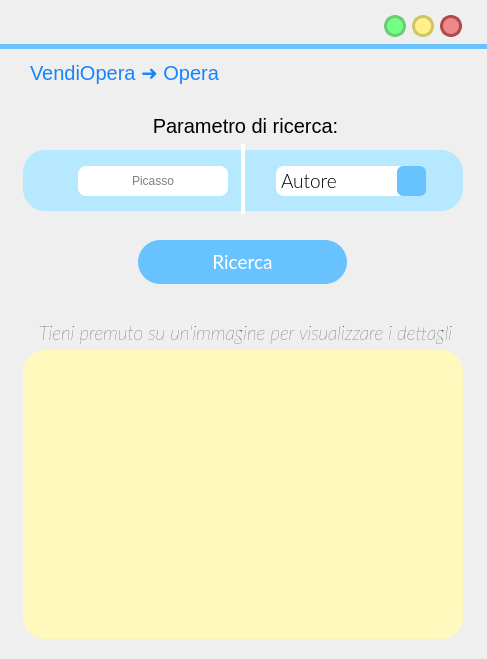
<?xml version="1.0" encoding="UTF-8"?>
<ui version="4.0">
 <class>MainWindow</class>
 <widget class="QMainWindow" name="MainWindow">
  <property name="geometry">
   <rect>
    <x>0</x>
    <y>0</y>
    <width>487</width>
    <height>659</height>
   </rect>
  </property>
  <property name="cursor">
   <cursorShape>ArrowCursor</cursorShape>
  </property>
  <property name="windowTitle">
   <string>MainWindow</string>
  </property>
  <property name="styleSheet">
   <string notr="true"/>
  </property>
  <widget class="QWidget" name="centralwidget">
   <widget class="QLabel" name="label">
    <property name="geometry">
     <rect>
      <x>0</x>
      <y>44</y>
      <width>641</width>
      <height>5</height>
     </rect>
    </property>
    <property name="styleSheet">
     <string notr="true">background-color:rgb(104, 194, 253);</string>
    </property>
    <property name="text">
     <string/>
    </property>
   </widget>
   <widget class="QLabel" name="label_2">
    <property name="geometry">
     <rect>
      <x>23</x>
      <y>150</y>
      <width>440</width>
      <height>61</height>
     </rect>
    </property>
    <property name="styleSheet">
     <string notr="true">left: 790px;
top: 159px;
width: 437px;
height: 650px;
line-height: 20px;
border-radius: 22px;
background-color: rgba(182, 233, 255, 255);
text-align: center;</string>
    </property>
    <property name="text">
     <string/>
    </property>
   </widget>
   <widget class="QPushButton" name="reduceButton">
    <property name="geometry">
     <rect>
      <x>384</x>
      <y>15</y>
      <width>22</width>
      <height>22</height>
     </rect>
    </property>
    <property name="sizePolicy">
     <sizepolicy hsizetype="Fixed" vsizetype="Fixed">
      <horstretch>0</horstretch>
      <verstretch>0</verstretch>
     </sizepolicy>
    </property>
    <property name="minimumSize">
     <size>
      <width>22</width>
      <height>22</height>
     </size>
    </property>
    <property name="maximumSize">
     <size>
      <width>24</width>
      <height>24</height>
     </size>
    </property>
    <property name="cursor">
     <cursorShape>PointingHandCursor</cursorShape>
    </property>
    <property name="styleSheet">
     <string notr="true">QPushButton{
 background-color:#76ff85;
 border-style: solid;
 border-radius:11px;
font: 18pt &quot;Candara&quot;;
border-color:#6bcc73;
border-width:3;
}

QPushButton::pressed{
	background-color : white;
	border-color:#6bcc73;
	border-width:3;
}
</string>
    </property>
    <property name="text">
     <string/>
    </property>
   </widget>
   <widget class="QPushButton" name="exitButton">
    <property name="geometry">
     <rect>
      <x>440</x>
      <y>15</y>
      <width>22</width>
      <height>22</height>
     </rect>
    </property>
    <property name="sizePolicy">
     <sizepolicy hsizetype="Fixed" vsizetype="Fixed">
      <horstretch>0</horstretch>
      <verstretch>0</verstretch>
     </sizepolicy>
    </property>
    <property name="minimumSize">
     <size>
      <width>22</width>
      <height>22</height>
     </size>
    </property>
    <property name="maximumSize">
     <size>
      <width>24</width>
      <height>24</height>
     </size>
    </property>
    <property name="cursor">
     <cursorShape>PointingHandCursor</cursorShape>
    </property>
    <property name="styleSheet">
     <string notr="true">QPushButton{
 background-color:#ee8888;
 border-style: solid;
 border-radius:11px;
font: 18pt &quot;Candara&quot;;
border-color:#ae4a4a;
border-width:3;
}

QPushButton::pressed{
	background-color : white;
	border-color:#ae4a4a;
	border-width:3;
}
</string>
    </property>
    <property name="text">
     <string/>
    </property>
   </widget>
   <widget class="QPushButton" name="maximizeButton">
    <property name="geometry">
     <rect>
      <x>412</x>
      <y>15</y>
      <width>22</width>
      <height>22</height>
     </rect>
    </property>
    <property name="sizePolicy">
     <sizepolicy hsizetype="Fixed" vsizetype="Fixed">
      <horstretch>0</horstretch>
      <verstretch>0</verstretch>
     </sizepolicy>
    </property>
    <property name="minimumSize">
     <size>
      <width>20</width>
      <height>20</height>
     </size>
    </property>
    <property name="maximumSize">
     <size>
      <width>24</width>
      <height>24</height>
     </size>
    </property>
    <property name="cursor">
     <cursorShape>PointingHandCursor</cursorShape>
    </property>
    <property name="styleSheet">
     <string notr="true">QPushButton{
 background-color:#fff08c	;
 border-style: solid;
 border-radius:11px;
font: 18pt &quot;Candara&quot;;
border-color:#ccc664;
border-width:3;
}

QPushButton::pressed{
	background-color : white;
	border-color:#ccc664;
	border-width:3;
}
</string>
    </property>
    <property name="text">
     <string/>
    </property>
   </widget>
   <widget class="QLabel" name="label_11">
    <property name="geometry">
     <rect>
      <x>39</x>
      <y>163</y>
      <width>34</width>
      <height>34</height>
     </rect>
    </property>
    <property name="autoFillBackground">
     <bool>false</bool>
    </property>
    <property name="styleSheet">
     <string notr="true">background-color: rgba(255, 255, 255,0);</string>
    </property>
    <property name="text">
     <string/>
    </property>
    <property name="pixmap">
     <pixmap resource="res/res.qrc">:/icons/search_FILL1_wght600_GRAD200_opsz48_risultato.png</pixmap>
    </property>
    <property name="scaledContents">
     <bool>true</bool>
    </property>
   </widget>
   <widget class="QLabel" name="previousButton">
    <property name="geometry">
     <rect>
      <x>424</x>
      <y>57</y>
      <width>36</width>
      <height>36</height>
     </rect>
    </property>
    <property name="font">
     <font>
      <family>Lato Light</family>
      <pointsize>20</pointsize>
      <weight>50</weight>
      <italic>false</italic>
      <bold>false</bold>
     </font>
    </property>
    <property name="cursor">
     <cursorShape>PointingHandCursor</cursorShape>
    </property>
    <property name="autoFillBackground">
     <bool>false</bool>
    </property>
    <property name="styleSheet">
     <string notr="true">background-color: rgba(255, 255, 255,0);</string>
    </property>
    <property name="text">
     <string/>
    </property>
    <property name="pixmap">
     <pixmap resource="res/res.qrc">:/icons/arrow_back_FILL1_wght700_GRAD200_opsz48_risultato.png</pixmap>
    </property>
    <property name="scaledContents">
     <bool>true</bool>
    </property>
   </widget>
   <widget class="QLabel" name="titoloLabel">
    <property name="geometry">
     <rect>
      <x>30</x>
      <y>57</y>
      <width>311</width>
      <height>31</height>
     </rect>
    </property>
    <property name="styleSheet">
     <string notr="true">font-size: 20px;
text-align: left;
background-color: rgba(255, 255, 255,0);
color: #1684FC;
font: 16pt &quot;Lato&quot;;</string>
    </property>
    <property name="text">
     <string>VendiOpera ➜ Opera</string>
    </property>
   </widget>
   <widget class="QLabel" name="label_3">
    <property name="geometry">
     <rect>
      <x>20</x>
      <y>10</y>
      <width>361</width>
      <height>31</height>
     </rect>
    </property>
    <property name="cursor">
     <cursorShape>SizeAllCursor</cursorShape>
    </property>
    <property name="styleSheet">
     <string notr="true">color: rgba(255, 255, 255,0);
background-color:rgba(255, 255, 255,0);</string>
    </property>
    <property name="text">
     <string/>
    </property>
   </widget>
   <widget class="QLabel" name="titoloLabel_3">
    <property name="geometry">
     <rect>
      <x>10</x>
      <y>110</y>
      <width>471</width>
      <height>31</height>
     </rect>
    </property>
    <property name="styleSheet">
     <string notr="true">font-size: 20px;
text-align: left;
background-color: rgba(255, 255, 255,0);
</string>
    </property>
    <property name="text">
     <string>Parametro di ricerca:</string>
    </property>
    <property name="alignment">
     <set>Qt::AlignCenter</set>
    </property>
   </widget>
   <widget class="QLineEdit" name="parametroRicercaLineEdit">
    <property name="geometry">
     <rect>
      <x>78</x>
      <y>166</y>
      <width>150</width>
      <height>30</height>
     </rect>
    </property>
    <property name="styleSheet">
     <string notr="true">QLineEdit{
background:rgb(255, 255, 255);
border-radius:8px;
border-color:rgb(104, 194, 253);
border-style: solid;
border-width:0;
font: 14pt &quot;Lato Light&quot;;
}
QLineEdit::focus{
background:rgb(255, 255, 255);
border-radius:8px;
border-color:rgb(104, 194, 253);
border-style: solid;
border-width:3;
}</string>
    </property>
    <property name="text">
     <string/>
    </property>
    <property name="alignment">
     <set>Qt::AlignCenter</set>
    </property>
    <property name="placeholderText">
     <string>Picasso</string>
    </property>
   </widget>
   <widget class="QLabel" name="label_4">
    <property name="geometry">
     <rect>
      <x>241</x>
      <y>144</y>
      <width>4</width>
      <height>70</height>
     </rect>
    </property>
    <property name="styleSheet">
     <string notr="true">background-color:#FFFFFF;</string>
    </property>
    <property name="text">
     <string/>
    </property>
   </widget>
   <widget class="QComboBox" name="tipoRicercaComboBox">
    <property name="geometry">
     <rect>
      <x>276</x>
      <y>166</y>
      <width>150</width>
      <height>30</height>
     </rect>
    </property>
    <property name="font">
     <font>
      <family>Lato Light</family>
      <pointsize>14</pointsize>
      <weight>50</weight>
      <italic>false</italic>
      <bold>false</bold>
      <strikeout>false</strikeout>
      <stylestrategy>PreferDefault</stylestrategy>
     </font>
    </property>
    <property name="toolTip">
     <string/>
    </property>
    <property name="styleSheet">
     <string notr="true">

QComboBox{
background:rgb(255, 255, 255);
border-radius:8px;
border-color:rgb(255, 255, 255);
border-style: solid;
text-align:center;
border-width:3;
}
QComboBox::focus{
background:rgb(255, 255, 255);
border-radius:8px;
border-color:rgb(104, 194, 253);
border-style: solid;
border-width:3;
}

QComboBox::down-arrow {
    image: url(:/icons/expand_more_FILL1_wght600_GRAD200_opsz48_risultato.png);

    width: 26px;
    height: 26px;
margin: 0px 0px 0px 0px
}

QComboBox::drop-down  {
	background-color:rgb(104, 194, 253);
border-radius:6px;
margin:-3px -3px -3px -10px;
    border: 0px; /* This seems to replace the whole arrow of the combo box */

}
</string>
    </property>
    <property name="editable">
     <bool>false</bool>
    </property>
    <property name="currentText">
     <string>Autore</string>
    </property>
    <property name="iconSize">
     <size>
      <width>16</width>
      <height>16</height>
     </size>
    </property>
    <property name="frame">
     <bool>true</bool>
    </property>
    <item>
     <property name="text">
      <string>Autore</string>
     </property>
    </item>
    <item>
     <property name="text">
      <string>Data</string>
     </property>
    </item>
    <item>
     <property name="text">
      <string>Nome</string>
     </property>
    </item>
    <item>
     <property name="text">
      <string>Tipo</string>
     </property>
    </item>
    <item>
     <property name="text">
      <string>Periodo</string>
     </property>
    </item>
   </widget>
   <widget class="QPushButton" name="ricercaButton">
    <property name="geometry">
     <rect>
      <x>138</x>
      <y>240</y>
      <width>209</width>
      <height>44</height>
     </rect>
    </property>
    <property name="font">
     <font>
      <family>Lato</family>
      <pointsize>14</pointsize>
      <weight>50</weight>
      <italic>false</italic>
      <bold>false</bold>
     </font>
    </property>
    <property name="cursor">
     <cursorShape>PointingHandCursor</cursorShape>
    </property>
    <property name="autoFillBackground">
     <bool>false</bool>
    </property>
    <property name="styleSheet">
     <string notr="true">QPushButton{
 background-color:rgb(104, 194, 253);
 border-style: solid;
 border-radius:22px;
color: rgb(255, 255, 255);
font: 14pt &quot;Lato&quot;;
}

QPushButton::hover{


	border-color : rgb(15, 138, 204);
	color: white;
border-width:0;
}

QPushButton::pressed{
	border-color:rgb(104, 194, 253);
	border-width:4;
	background-color : white;
	color:rgb(104, 194, 253);
}
</string>
    </property>
    <property name="text">
     <string>Ricerca</string>
    </property>
   </widget>
   <widget class="QLabel" name="titoloLabel_4">
    <property name="geometry">
     <rect>
      <x>10</x>
      <y>317</y>
      <width>471</width>
      <height>31</height>
     </rect>
    </property>
    <property name="font">
     <font>
      <family>Lato</family>
      <pointsize>14</pointsize>
      <weight>3</weight>
      <italic>true</italic>
      <bold>false</bold>
     </font>
    </property>
    <property name="styleSheet">
     <string notr="true">
text-align: left;
background-color: rgba(255, 255, 255,0);
font: 25 italic 14pt &quot;Lato&quot;;</string>
    </property>
    <property name="text">
     <string>Tieni premuto su un'immagine per visualizzare i dettagli</string>
    </property>
    <property name="alignment">
     <set>Qt::AlignCenter</set>
    </property>
   </widget>
   <widget class="QLabel" name="immagineLabel">
    <property name="geometry">
     <rect>
      <x>23</x>
      <y>350</y>
      <width>440</width>
      <height>289</height>
     </rect>
    </property>
    <property name="sizePolicy">
     <sizepolicy hsizetype="Fixed" vsizetype="Fixed">
      <horstretch>0</horstretch>
      <verstretch>0</verstretch>
     </sizepolicy>
    </property>
    <property name="styleSheet">
     <string notr="true">border-radius: 22px;
background-color: rgba(255, 249, 190, 255);</string>
    </property>
    <property name="text">
     <string/>
    </property>
    <property name="scaledContents">
     <bool>true</bool>
    </property>
    <property name="alignment">
     <set>Qt::AlignCenter</set>
    </property>
    <property name="margin">
     <number>10</number>
    </property>
    <property name="indent">
     <number>10</number>
    </property>
   </widget>
   <widget class="QScrollArea" name="scrollArea">
    <property name="geometry">
     <rect>
      <x>30</x>
      <y>375</y>
      <width>421</width>
      <height>251</height>
     </rect>
    </property>
    <property name="styleSheet">
     <string notr="true">QWidget{
background:rgb(255, 255, 255);
border-radius:0px;
border-color:rgb(255, 249, 190);
border-style: solid;
border-width:7;
}


QScrollArea{
border-width:0px;
border-radius: 22px;
background-color: rgba(255, 255, 255, 255);
}

QScrollBar{
border-width:0px;
	border-radius:4px;
background-color: rgba(255, 255, 255, 255);

}


/* VERTICAL SCROLLBAR */
 QScrollBar:vertical {
	border: none;
    width: 14px;
    margin: 0px 0 0px 0;
	border-radius: 7px;
margin: 0px 0px 0px 0px;

 }



/*  HANDLE BAR VERTICAL */
QScrollBar::handle:vertical {	
	background-color:#68C2FD;
	min-height: 30px;	
	border-radius: 7px;

}
QScrollBar::handle:vertical:hover{	
	background-color:#A6E4FF;
}
QScrollBar::handle:vertical:pressed {	
	background-color: #5AA7D9;
}


/* BTN TOP - SCROLLBAR */
QScrollBar::sub-line:vertical {
	background-color: rgb(255, 255, 255);
	border-radius: 7px;
}
QScrollBar::sub-line:vertical:hover {	
	background-color:#68C2FD;
}
QScrollBar::sub-line:vertical:pressed {	
	background-color: #5AA7D9;
}

/* BTN BOTTOM - SCROLLBAR  */
QScrollBar::add-line:vertical {

	background-color: rgb(255, 255, 255);
	border-radius: 7px;

}
QScrollBar::add-line:vertical:hover {	
	background-color:rgb(255, 255, 255)
}
QScrollBar::add-line:vertical:pressed {	
	background-color:rgb(255, 255, 255)
}
/* RESET ARROW  */
QScrollBar::up-arrow:vertical, QScrollBar::down-arrow:vertical {
	background: none;
}
QScrollBar::add-page:vertical, QScrollBar::sub-page:vertical {
	background: none;
} 
</string>
    </property>
    <property name="horizontalScrollBarPolicy">
     <enum>Qt::ScrollBarAlwaysOff</enum>
    </property>
    <property name="widgetResizable">
     <bool>true</bool>
    </property>
    <widget class="QWidget" name="scrollAreaWidgetContents">
     <property name="geometry">
      <rect>
       <x>0</x>
       <y>0</y>
       <width>421</width>
       <height>251</height>
      </rect>
     </property>
     <property name="styleSheet">
      <string notr="true">border-width:0px;
border-radius: 0px;
background-color: rgba(255, 249, 190, 255);</string>
     </property>
     <layout class="QVBoxLayout" name="verticalLayout">
      <item>
       <layout class="QGridLayout" name="risultatiGridLayout">
        <property name="leftMargin">
         <number>8</number>
        </property>
        <property name="topMargin">
         <number>0</number>
        </property>
        <property name="rightMargin">
         <number>8</number>
        </property>
        <property name="bottomMargin">
         <number>0</number>
        </property>
        <property name="horizontalSpacing">
         <number>14</number>
        </property>
        <property name="verticalSpacing">
         <number>12</number>
        </property>
       </layout>
      </item>
     </layout>
    </widget>
   </widget>
   <zorder>immagineLabel</zorder>
   <zorder>label</zorder>
   <zorder>label_2</zorder>
   <zorder>reduceButton</zorder>
   <zorder>exitButton</zorder>
   <zorder>maximizeButton</zorder>
   <zorder>label_11</zorder>
   <zorder>previousButton</zorder>
   <zorder>titoloLabel</zorder>
   <zorder>label_3</zorder>
   <zorder>titoloLabel_3</zorder>
   <zorder>parametroRicercaLineEdit</zorder>
   <zorder>label_4</zorder>
   <zorder>tipoRicercaComboBox</zorder>
   <zorder>ricercaButton</zorder>
   <zorder>titoloLabel_4</zorder>
   <zorder>scrollArea</zorder>
  </widget>
 </widget>
 <resources>
  <include location="res/res.qrc"/>
 </resources>
 <connections/>
</ui>
